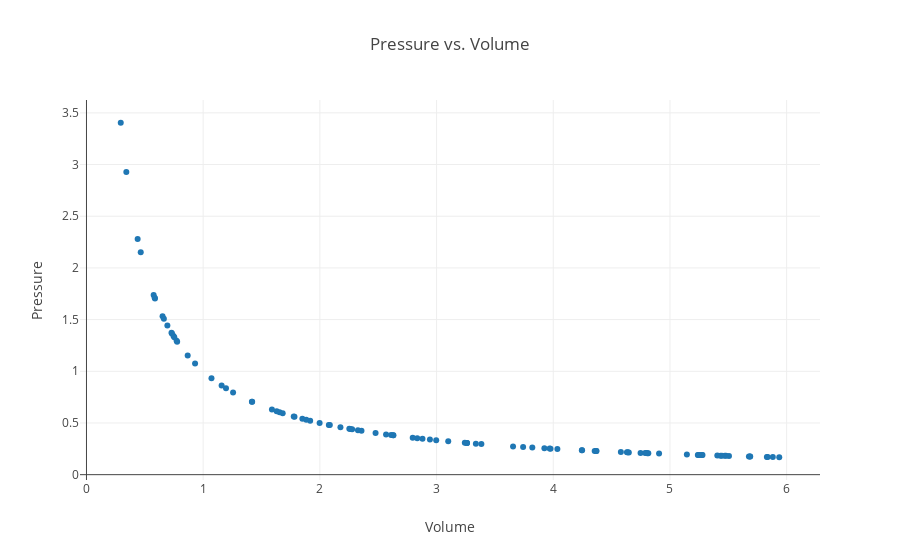

This figure's notebook cell:
### Code cell
# Imports.
import plotly.offline as py
from plotly.offline import init_notebook_mode, iplot
import plotly.graph_objs as go
import numpy as np

# Initialize plotly for Jupyter notebooks.
init_notebook_mode(connected=True)

# Initialize data sets.
gx = []
gy = []

# Constant multiple in Boyle's Law.
k = 1

# Boyle's Law is technically PV = k, where k is constant for that specific system, (It varies between systems.)
# and P1V1 = P2V2 is only a result of this relationship. Students do not learn this however.
# For simplicity k is set to 1.

# Randomly generate data based on user defined volume and number of trials.
for i in range(0, N):
    temp = np.random.random_sample() * volume
    
    # Prevent large outliers. The limit is arbitrary, it is just so the graph looks nice.
    limit = np.random.random_sample() + 1
    while(k/temp > volume/limit):
        temp = np.random.random_sample() * volume
    
    gx.append(temp)
    gy.append(k/temp)
    

# Create a trace.
trace = go.Scatter(
    x = gx,
    y = gy,
    mode = 'markers'
)

# Label the graph.
templayout = go.Layout(
    title = 'Pressure vs. Volume',
    xaxis = dict(title='Volume'),
    yaxis = dict(title='Pressure')
)

# Plot graph
tempdata = [trace]
fig = go.Figure(data = tempdata, layout = templayout)
py.iplot(fig, filename='basic-scatter')

### Figure 1 — Plotly figure (JSON) as saved in the notebook; plotly's stock layout.template omitted (floating-point values rounded to 4 significant figures)
{"data": [{"mode": "markers", "type": "scatter", "uid": "8312f64e-8452-11e8-82d5-28cfe9142f7f", "x": [1.85, 0.7771, 4.647, 0.587, 5.936, 3.655, 4.814, 0.465, 4.247, 5.275, 0.746, 0.3415, 0.7723, 1.418, 1.655, 5.47, 1.256, 2.176, 5.255, 4.035, 2.252, 4.245, 2.835, 2.357, 2.477, 0.5756, 3.969, 2.63, 3.384, 3.742, 2.085, 3.82, 1.589, 5.685, 3.924, 5.279, 1.917, 1.071, 5.145, 1.63, 2.879, 0.6521, 0.5844, 2.627, 2.567, 1.883, 4.355, 5.48, 5.433, 5.837, 1.196, 2.61, 0.6632, 3.1, 2.276, 2.077, 4.369, 2.796, 4.37, 1.782, 5.239, 3.976, 1.776, 3.262, 0.4385, 3.259, 0.7324, 0.7527, 5.83, 0.6931, 0.7286, 4.806, 1.681, 0.8673, 4.748, 4.631, 4.579, 2.997, 5.881, 0.2937, 4.907, 1.158, 5.676, 5.688, 3.258, 3.242, 4.788, 4.798, 1.998, 2.943, 4.638, 3.337, 5.445, 1.42, 5.506, 5.244, 5.406, 0.9307, 2.326, 2.261], "y": [0.5405, 1.287, 0.2152, 1.704, 0.1685, 0.2736, 0.2077, 2.151, 0.2355, 0.1896, 1.34, 2.928, 1.295, 0.7054, 0.6044, 0.1828, 0.7959, 0.4595, 0.1903, 0.2478, 0.444, 0.2356, 0.3528, 0.4243, 0.4037, 1.737, 0.2519, 0.3802, 0.2955, 0.2673, 0.4796, 0.2618, 0.6293, 0.1759, 0.2548, 0.1894, 0.5217, 0.9336, 0.1944, 0.6136, 0.3473, 1.534, 1.711, 0.3806, 0.3895, 0.531, 0.2296, 0.1825, 0.1841, 0.1713, 0.8363, 0.3831, 1.508, 0.3226, 0.4393, 0.4815, 0.2289, 0.3577, 0.2288, 0.561, 0.1909, 0.2515, 0.563, 0.3066, 2.28, 0.3068, 1.365, 1.329, 0.1715, 1.443, 1.373, 0.2081, 0.5948, 1.153, 0.2106, 0.2159, 0.2184, 0.3337, 0.17, 3.404, 0.2038, 0.8636, 0.1762, 0.1758, 0.3069, 0.3085, 0.2089, 0.2084, 0.5006, 0.3398, 0.2156, 0.2997, 0.1837, 0.7042, 0.1816, 0.1907, 0.185, 1.074, 0.4299, 0.4423]}], "layout": {"title": "Pressure vs. Volume", "xaxis": {"title": "Volume"}, "yaxis": {"title": "Pressure"}}}
